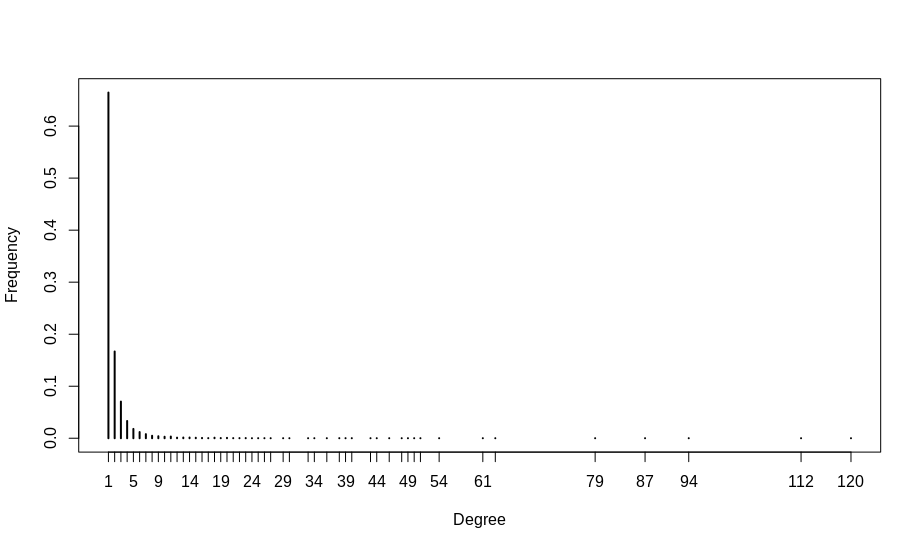

The R source for this figure:
library(igraph)
sample_pa(n, power = 1, m = NULL, out.dist = NULL, out.seq = NULL,
          out.pref = FALSE, zero.appeal = 1, directed = TRUE,
          algorithm = c("psumtree", "psumtree-multiple", "bag"),
          start.graph = NULL)
g <- sample_pa(10000)
degree_distribution(g)
t = table(degree(g))
plot(t / sum(t),xlab="Degree", ylab="Frequency")
